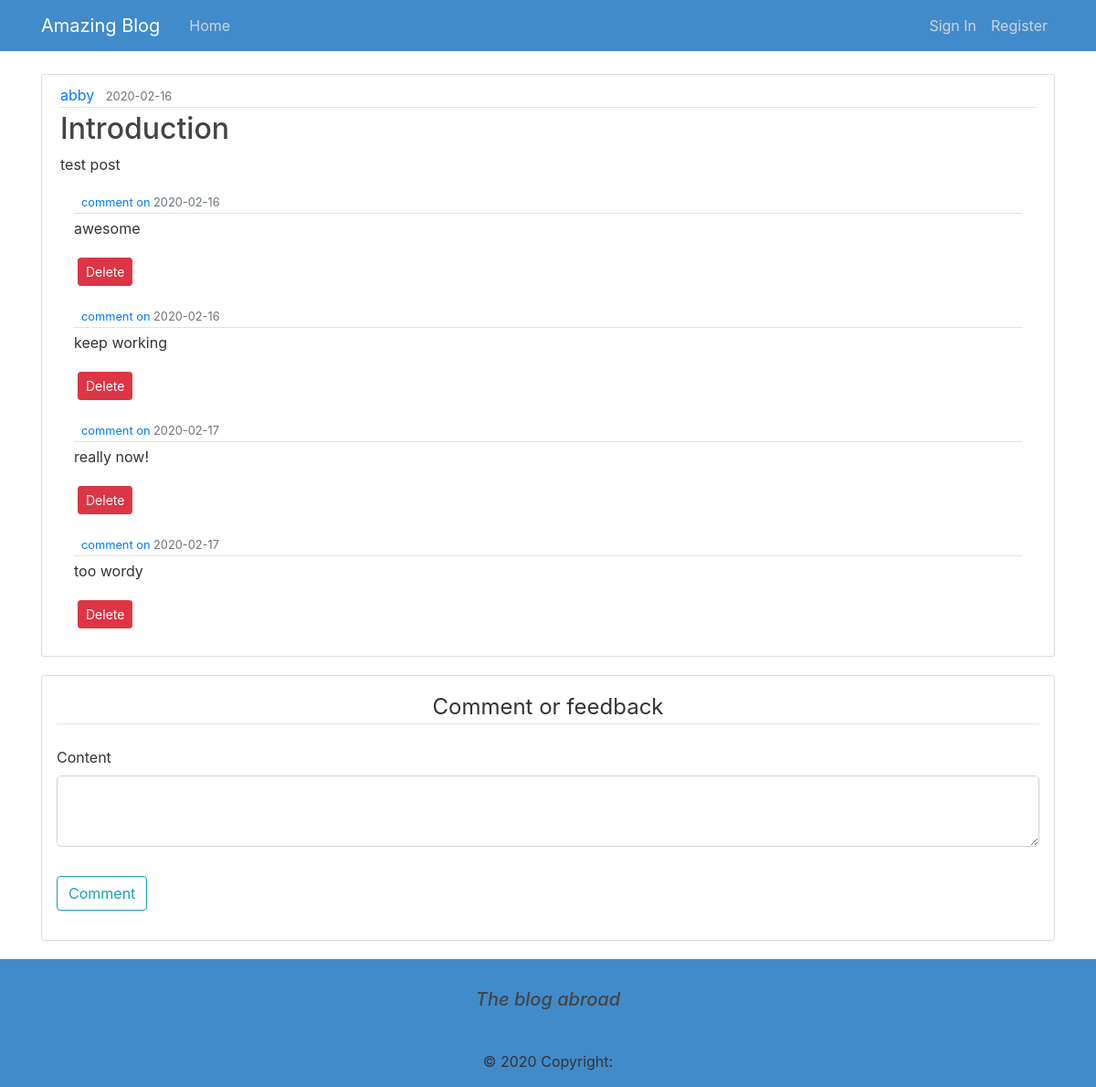
The app's page /post/4 with its own data.
### blog/models.py (models this page shows, shortened)
class User(db.Model,UserMixin):
    id=db.Column(db.Integer,primary_key=True)
    username=db.Column(db.String(20),unique=True,nullable=False)
    email=db.Column(db.String(120),unique=True,nullable=False)
    password=db.Column(db.String(60),nullable=False)
    posts=db.relationship('Post',backref='author',lazy=True)

class Post(db.Model):
    id=db.Column(db.Integer,primary_key=True)
    title=db.Column(db.String(100),nullable=False)
    date_posted=db.Column(db.DateTime,nullable=False,default=datetime.utcnow)
    content=db.Column(db.Text,nullable=False)
    user_id=db.Column(db.Integer,db.ForeignKey('user.id'),nullable=False)

class Comment(db.Model):
    id = db.Column(db.Integer, primary_key=True)
    date_posted = db.Column(db.DateTime, nullable=False,
                            default=datetime.utcnow)
    content = db.Column(db.Text, nullable=False)

### blog/routes.py (the view)
@app.route("/post/<int:post_id>", methods=['GET', 'POST'])
def post(post_id):
    post = Post.query.get_or_404(post_id)
    form = CommentForm()
    comments=Comment.query.all()
    if form.validate_on_submit():
        comment = Comment(content=form.content.data)
        db.session.add(comment)
        db.session.commit()
        flash('Your comment has been posted!', 'primary')
        return redirect(url_for('home'))
    return render_template('blog.html', title=post.title, post=post,form=form,comments=comments)

### blog/forms.py
class CommentForm(FlaskForm):
    content = TextAreaField("Content", validators=[DataRequired()])
    submit = SubmitField("Comment")

### blog/templates/blog.html (shortened to what this page needs)
{% extends "design.html" %}
{% block content %}
<article class="media content-section">
    <div class="media-body">
        <div class="article-metadata">
            <a class="mr-2" href="#">{{ post.author.username }}</a>
            <small class="text-muted">{{ post.date_posted.strftime('%Y-%m-%d') }}</small>
        </div>
        <h2 class="article-title">{{ post.title }}</h2>
        <p class="article-content">{{ post.content }}</p>
        <div>
            {% for comment in comments %}
            <div class="container mt-2 mb-3">
                <div class="">
                    <div class="media-body">
                        <div class="article-metadata">
                            <small class="text-muted">
                                <a href="{{url_for('account')}}">comment on</a>
                                {{ comment.date_posted.strftime('%Y-%m-%d') }}</small>
                        </div>
                        <p class="article-content">{{ comment.content }}</p>
                    </div>
                </div>
                <button type="button" class="btn btn-danger btn-sm m-1" data-toggle="modal"
                    data-target="#deleteModal">Delete</button>
            </div>
            {% endfor %}
        </div>
    </div>
</article>
<div class="content-section p-3">
    <form action="" method="POST">
        <fieldset class="form-group">
            <legend class="border-bottom mb-4 mt-5 text-center">Comment or feedback</legend>
            <div class="form-group">
                {{ form.content.label(class="form-control-label") }}
                {% if form.content.errors %}
                {{ form.content(class="form-control form-control-lg is-invalid") }}
                <div class="invalid-feedback">
                    {% for error in form.content.errors %}
                    <span>{{ error }}</span>
                    {% endfor %}
                </div>
                {% else %}
                {{ form.content(class="form-control form-control-lg") }}
                {% endif %}
            </div>
        </fieldset>
        <div class="form-group">
            {{form.submit(class="btn btn-outline-info")}}
        </div>
    </form>
    {% endblock content %}

### blog/static/main.css (style rules this page uses)
body { color: #333333; margin-top: 5rem; }
h1, h2, h3, h4, h5, h6 { color: #444444; }
.content-section { background: #ffffff; padding: 10px 20px; border: 1px solid #dddddd; border-radius: 3px; margin-bottom: 20px; }
.article-metadata { padding-bottom: 1px; margin-bottom: 4px; border-bottom: 1px solid #e3e3e3; }

### records on screen
User: author.username "abby"
Post: date_posted "2020-02-16", title "Introduction", content "test post"
Comment: date_posted "2020-02-16", content "awesome"
Comment: date_posted "2020-02-16", content "keep working"
Comment: date_posted "2020-02-17", content "really now!"
Comment: date_posted "2020-02-17", content "too wordy"
